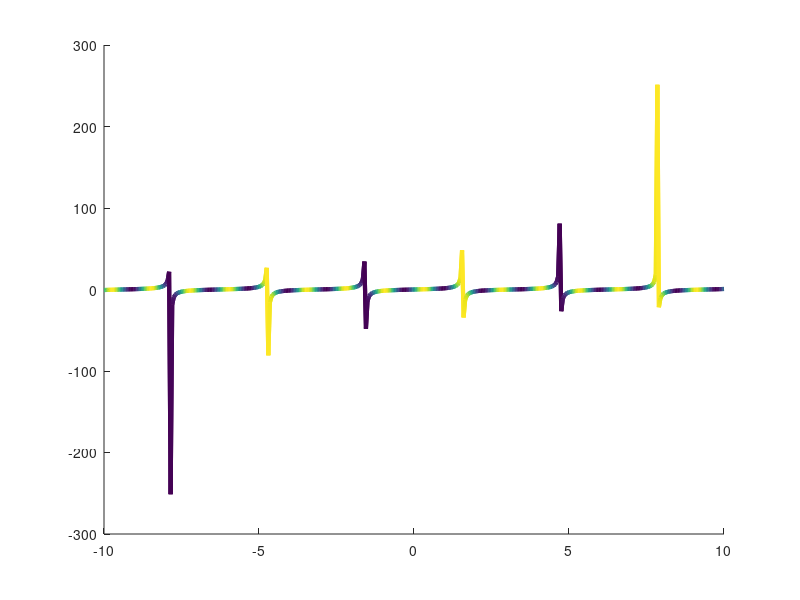

This figure's MATLAB source:
%2014 Endurance Course 
%Breaks the course up into a series of constant radius turns
%Slaloms and straights

%3 x N Matrix
%
% R  theta  "a"    (Radius of turn (ft), degrees, identifier)
% D  #      "sl"   (Distance between cones (ft), number of cones, identifier)
% L  0      "sf"   (Length (ft), placeholder, identifier)

%%defining track
%start is first straight near track entrance
%if theta is negative, left turn; positive = right turn
track =[267.65  0        3;...
        53.76   -97.946  1;...
        8.47    0        3;...
        35.74   2        2;...
        38.61   2        2;...
        40.02   2        2;...
        42.70   2        2;...
        62.00   70.74    1;...
        64.60   2        2;...
        43.72   2        2;...
        18.10   0        3;...
        55.93   -92.857  1;...
        25.5    152.697  1;...
        197.23  0        3;...
        71.31   42.717   1;...
        59.00   -99.621  1;...
        59.00   119.230  1;...
        62.6    0        3;...
        33      -138.601 1;...
        33.00   166.274  1;...
        24.93   0        3;...
        50.70   2        2;...
        49.93   2        2;...
        51.15   44.098   1;...
        34.97   -76.082  1;...
        98.28   40.146   1;...
        109.33  -57.261  1;...
        108.83  90.464   1;...
        19.19   0        3;...
        33.35   107.278  1;...
        193.41  0        3;...
        69.82   60.600   1;...
        49.15   -82.658  1;...
        90.91   -73.474  1;...
        121.60  52.443   1;...
        73.48   -49.684  1;...
        57.48   30.326   1;...
        65.54   -155.356 1;...
        140.34  0        3;...
        34.18   -109.679 1;...
        29.77   147.482  1;...
        192.16  0        3;...
        106.2   31.279   1;...
        130.80  -31.186  1;...
        46.22   -96.209  1;...
        62.96   0        3;...
        50.00   2        2;...
        50.00   2        2;...
        84.69   244.241  1;...
        43.05   -84.483   1;...
        38.83   0        3;...
        35.00   2        2;...
        37.00   2        2;...
        39.00   2        2;...
        41.00   2        2;...
        35.61   0        3;...
        30.00   158.54   1;...
        55.91   -67.134  1;]; 

%% Color Change Plot
clf
x = -10:.05:10;
y = tan(x);
z = zeros(size(x));
v = sin(5*x);
col = v;  % This is the color, vary with x in this case.
surface([x;x],[y;y],[z;z],[col;col],...
        'facecol','no',...
        'edgecol','interp',...
        'linew',3);
        
        
            